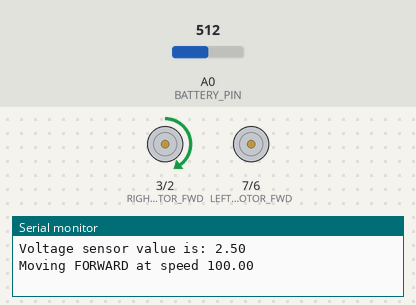
This sketch was run on a simulated Arduino Uno, built with avr-gcc and run on an emulated ATmega328P. Shown: motor-driver pin pairs drawn as motors (green arrow = first pin HIGH = forward, orange = second pin HIGH = backward, longer = more drive), the last lines printed to the serial monitor. The inputs (shaded band) are chosen by the test bench; at power-on: A0 (BATTERY_PIN) = 512.

Above: at 2.5 s.
At 7.5 s:
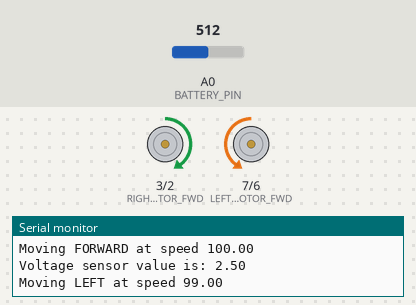
At 22.5 s:
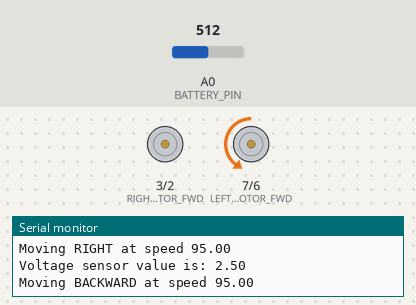
At 27.5 s:
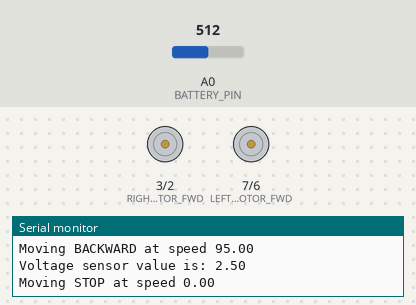
Timing chart, 0 to 34.5 s (numbered marks = the images above):
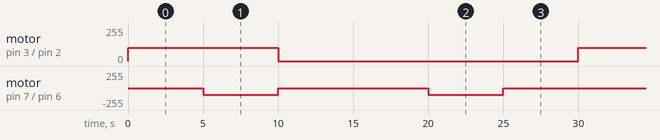

The sketch:

main.ino
```cpp
#include "EngineController.h"
#include "SensorManager.h"
#include "VoltageSensor.h"

const int RIGHT_MOTOR_FWD = 3;
const int RIGHT_MOTOR_BACK = 2;
const int LEFT_MOTOR_FWD = 7;
const int LEFT_MOTOR_BACK = 6;

const int BATTERY_PIN = A0;

VoltageSensor* batteryVoltage;

EngineController* engineController;

// the setup routine runs once when you press reset:
void setup() {

  // initialize the digital pin as an output.
  pinMode(LEFT_MOTOR_FWD, OUTPUT);
  pinMode(LEFT_MOTOR_BACK, OUTPUT);
  pinMode(RIGHT_MOTOR_FWD, OUTPUT);
  pinMode(RIGHT_MOTOR_BACK, OUTPUT);

  // Serial communicaions for Debug
  Serial.begin(9600);

  // initialize voltage sensor
  batteryVoltage = new ArduinoVoltageSensor(BATTERY_PIN);

  // initialize all objects needed to control the Robot
  engineController = new EngineController(LEFT_MOTOR_FWD, LEFT_MOTOR_BACK, RIGHT_MOTOR_FWD, RIGHT_MOTOR_BACK);
}

// the loop routine runs over and over again forever:
void loop() {

  // read batteries voltage
  Serial.println(batteryVoltage->getInfo());

  engineController->moveRobot(MotorDirection::FORWARD, 100.0);
  Serial.println(engineController->getInfo());
  delay(5000);

  Serial.println(batteryVoltage->getInfo());

  engineController->moveRobot(MotorDirection::LEFT);
  engineController->setSpeed(99.0);
  Serial.println(engineController->getInfo());
  delay(5000);

  Serial.println(batteryVoltage->getInfo());

  engineController->stopRobot();
  Serial.println(engineController->getInfo());
  delay(5000);

  Serial.println(batteryVoltage->getInfo());

  engineController->moveRobot(MotorDirection::RIGHT, 95.0);
  Serial.println(engineController->getInfo());
  delay(5000);

  Serial.println(batteryVoltage->getInfo());

  engineController->moveRobot(MotorDirection::BACKWARD);
  Serial.println(engineController->getInfo());
  delay(5000);

  Serial.println(batteryVoltage->getInfo());

  engineController->stopRobot();
  Serial.println(engineController->getInfo());
  delay(5000);
}
```

AnalogSensor.cpp
```cpp
#include "AnalogSensor.h"

#include "Arduino.h"

AnalogSensor::AnalogSensor(const int inputPin, const double maxValue, const double refValue) :
  _inputPin(inputPin),
  _maxValue(maxValue),
  _refValue(refValue)
{
}

AnalogSensor::~AnalogSensor()
{
}

double AnalogSensor::getRawValue() const
{
  return analogRead(_inputPin);
}

double AnalogSensor::getValueConverted() const
{
  double result = getRawValue()*_refValue/_maxValue;
  return result;
}
```

AnalogSensor.h
```cpp
#pragma once

#include <WString.h>

class AnalogSensor
{
  public:
    AnalogSensor(const int inputPin, const double maxValue, const double refValue);
    ~AnalogSensor();

    double getRawValue() const;
    double getValueConverted() const;

  private:
    const int _inputPin;
    const double _maxValue;
    const double _refValue;
};
```

ArduinoVoltageSensor.cpp
```cpp
#include "ArduinoVoltageSensor.h"

ArduinoVoltageSensor::ArduinoVoltageSensor(const int inputPin) :
  VoltageSensor(inputPin, ARDUINO_MAX_RAW_VALUE, ARDUINO_REF_VALUE)
{
}

ArduinoVoltageSensor::~ArduinoVoltageSensor()
{
}

String ArduinoVoltageSensor::getInfo() const
{
  String message = "Arduino Voltage Sensor value: " + String(this->getVoltage()) + "V";
}
```

ArduinoVoltageSensor.h
```cpp
#pragma once

#include "VoltageSensor.h"

#include <WString.h>

const double ARDUINO_MAX_RAW_VALUE = 1023.0;
const double ARDUINO_REF_VALUE = 5.0;

class ArduinoVoltageSensor : public VoltageSensor
{
  public:
    ArduinoVoltageSensor() = delete;
    ArduinoVoltageSensor(const int pin);
    ~ArduinoVoltageSensor();

    String getInfo() const;
};
```

DistanceSensor.cpp
```cpp
#include "DistanceSensor.h"

DistanceSensor::DistanceSensor(const String model) :
  Sensor(model)
{
}

DistanceSensor::~DistanceSensor()
{
}

void DistanceSensor::setMaxRange(const double maxRange)
{
  _maxRange = maxRange;
}

void DistanceSensor::setResolution(const double resolution)
{
  _resolution = resolution;
}

double DistanceSensor::getMaxRange() const
{
  return _maxRange;
}

double DistanceSensor::getResolution() const
{
  return _resolution;
}

double DistanceSensor::getDistance() const
{
  return _currentDistance;
}
```

DistanceSensor.h
```cpp
#pragma once

#include "Sensor.h"

#include <WString.h>

class DistanceSensor : public Sensor
{
  public:
    DistanceSensor(const String model);
    ~DistanceSensor();

    void setMaxRange(const double maxRange);
    void setResolution(const double resolution);

    double getMaxRange() const;
    double getResolution() const;

    double getDistance() const;

  private:
    double _maxRange;
    double _resolution;

    double _currentDistance;
};
```

EngineController.cpp
```cpp
#include "EngineController.h"

EngineController::EngineController(
    const int leftForwardPin, const int leftBackwardPin,
    const int rightForwardPin, const int rightBackwardPin) :
  _direction(MotorDirection::STOP),
  _speed(0.0)
{
  _hardwareMapping = new HardwareMapping(leftForwardPin, leftBackwardPin,
                                         rightForwardPin, rightBackwardPin);
}

EngineController::~EngineController()
{
  delete _hardwareMapping;
}

void EngineController::setSpeed(const double speed)
{
  _hardwareMapping->setSpeed(speed);
}

void EngineController::moveRobot(const MotorDirection direction)
{
  _hardwareMapping->setDirection(direction);
}

void EngineController::moveRobot(const MotorDirection direction, const double speed)
{
  _hardwareMapping->moveMotors(direction, speed);
}

void EngineController::stopRobot()
{
  _hardwareMapping->stopMotors();
}

double EngineController::getSpeed() const
{
  return _hardwareMapping->getSpeed();
}

String EngineController::getDirection() const
{
  return _hardwareMapping->getDirection();
}

String EngineController::getInfo() const
{
  String message;
  message = "Moving " + _hardwareMapping->getDirection() + " at speed " + String(_hardwareMapping->getSpeed());

  return message;
}
```

EngineController.h
```cpp
#pragma once

#include "HardwareMapping.h"

#include <WString.h>

class EngineController {

 public:
  EngineController() = delete;
  EngineController(const int leftForwardPin, const int leftBackwardPin,
                   const int rightForwardPin, const int rightBackwardPin);
  ~EngineController();

  void setSpeed(const double speed);
  void moveRobot(const MotorDirection direction);
  void moveRobot(const MotorDirection direction, const double speed);
  void stopRobot();

  double getSpeed() const;
  String getDirection() const;
  String getInfo() const;

 private:
  MotorDirection _direction;
  double _speed;

  HardwareMapping* _hardwareMapping;
};
```

HardwareMapping.cpp
```cpp
#include "HardwareMapping.h"

HardwareMapping::HardwareMapping(
    const int leftForwardPin, const int leftBackwardPin,
    const int rightForwardPin, const int rightBackwardPin) :
  _speed(0.0),
  _direction(MotorDirection::STOP)
{
  _leftMotor = new WheelMotor(leftForwardPin, leftBackwardPin);
  _rightMotor = new WheelMotor(rightForwardPin, rightBackwardPin);
}

HardwareMapping::~HardwareMapping()
{
  delete _leftMotor;
  delete _rightMotor;
}

void HardwareMapping::setSpeed(const double speed)
{
  _speed = speed;
  sendToMotors(_direction, _speed);
}

void HardwareMapping::setDirection(const MotorDirection direction)
{
  _direction = direction;
  sendToMotors(_direction, _speed);
}

void HardwareMapping::moveMotors(const MotorDirection direction, const double speed)
{
  _speed = speed;
  _direction = direction;
  sendToMotors(_direction, _speed);
}

void HardwareMapping::stopMotors()
{
  _speed = 0.0;
  _direction = MotorDirection::STOP;
  sendToMotors(_direction, _speed);
}

double HardwareMapping::getSpeed() const
{
  return _speed;
}

String HardwareMapping::getDirection() const
{
  String result = "";

  switch (_direction)
  {
    case MotorDirection::FORWARD:
      result = "FORWARD";
      break;
    case MotorDirection::BACKWARD:
      result = "BACKWARD";
      break;
    case MotorDirection::LEFT:
      result = "LEFT";
      break;
    case MotorDirection::RIGHT:
      result = "RIGHT";
      break;
    case MotorDirection::STOP:
      result = "STOP";
      break;
    default:
      result = "NOT_DEFINED";
  }

  return result;
}

void HardwareMapping::sendToMotors(MotorDirection direction, const double speed)
{
    switch (direction)
  {
    case MotorDirection::FORWARD:
      _leftMotor->moveForward(speed);
      _rightMotor->moveForward(speed);
      break;
    case MotorDirection::BACKWARD:
      _leftMotor->moveBackward(speed);
      _rightMotor->moveBackward(speed);
      break;
    case MotorDirection::LEFT:
      _leftMotor->moveBackward(speed);
      _rightMotor->moveForward(speed);
      break;
    case MotorDirection::RIGHT:
      _leftMotor->moveForward(speed);
      _rightMotor->moveBackward(speed);
      break;
    case MotorDirection::STOP:
      // fallthrough
    default:
      _leftMotor->stopMoving();
      _rightMotor->stopMoving();
  }
}
```

HardwareMapping.h
```cpp
#pragma once

#include "WheelMotor.h"

#include <WString.h>

enum MotorDirection
{
  STOP,
  FORWARD,
  BACKWARD,
  LEFT,
  RIGHT
};

class HardwareMapping {
 public:
  HardwareMapping() = delete;
  HardwareMapping(const int leftForwardPin, const int leftBackwardPin,
                  const int rightForwardPin, const int rightBackwardPin);
  ~HardwareMapping();

  void setSpeed(const double speed);
  void setDirection(const MotorDirection direction);
  void moveMotors(const MotorDirection direction, const double speed);
  void stopMotors();

  double getSpeed() const;
  String getDirection() const;

 private:
  void sendToMotors(MotorDirection direction, const double speed);

  MotorDirection _direction;
  double _speed;

  WheelMotor* _leftMotor;
  WheelMotor* _rightMotor;
};
```

Sensor.cpp
```cpp
#include "Sensor.h"

Sensor::Sensor(const String model) :
  _model(model)
{
}

Sensor::~Sensor()
{
}

SensorType Sensor::getType() const
{
  return _type;
}

String Sensor::getModel() const
{
  return _model;
}
```

Sensor.h
```cpp
#pragma once

#include <WString.h>

const int MAX_ANALOG_VALUE = 1023;

enum SensorType
{
  DISTANCE,
  CONTACT,
  VELOCITY,
  ACCELERATION
};

class Sensor
{
  public:
    Sensor(const String model);
    ~Sensor();

    SensorType getType() const;
    String getModel() const;

  private:
    SensorType _type;
    const String _model;
};
```

SensorManager.h
```cpp
#pragma once

#include "ArduinoVoltageSensor.h"

class SensorManager
{
  public:
    SensorManager();
    ~SensorManager();

  private:
    ArduinoVoltageSensor _batterySensor;
};
```

VoltageSensor.cpp
```cpp
#include "VoltageSensor.h"

#include "Arduino.h"

VoltageSensor::VoltageSensor(const int pin, const double maxValue, const double refValue) :
  AnalogSensor(pin, maxValue, refValue)
{
}

VoltageSensor::~VoltageSensor()
{
}

double VoltageSensor::getVoltage() const
{
  return getValueConverted();
}

String VoltageSensor::getInfo() const
{
  String message = "Voltage sensor value is: " + String(getVoltage());
  return message;
}
```

VoltageSensor.h
```cpp
#pragma once

#include "AnalogSensor.h"

#include <WString.h>

class VoltageSensor : public AnalogSensor
{
  public:
    VoltageSensor() = delete;
    VoltageSensor(const int pin, const double maxValue, const double refValue);
    ~VoltageSensor();

    double getRefValue() const;
    int getRawValue() const;
    double getVoltage() const;

    String getInfo() const;
};
```

WheelMotor.cpp
```cpp
#include "WheelMotor.h"

#include "Arduino.h"

WheelMotor::WheelMotor(const int forwardPin, const int backwardPin) :
  FORWARD_PIN(forwardPin),
  BACKWARD_PIN(backwardPin)
{
}

void WheelMotor::moveForward(const double speed)
{
  analogWrite(BACKWARD_PIN, 0);
  analogWrite(FORWARD_PIN, speed);
}

void WheelMotor::moveBackward(const double speed)
{
  analogWrite(BACKWARD_PIN, speed);
  analogWrite(FORWARD_PIN, 0);
}

void WheelMotor::stopMoving()
{
  analogWrite(BACKWARD_PIN, 0);
  analogWrite(FORWARD_PIN, 0);
}
```

WheelMotor.h
```cpp
#pragma once

class WheelMotor
{
  public:
    WheelMotor() = delete;
    WheelMotor(const int forwardPin, const int backwardPin);
    void moveForward(const double speed);
    void moveBackward(const double speed);
    void stopMoving();

  private:
    const int FORWARD_PIN;
    const int BACKWARD_PIN;
};
```

Measured:
- by itself, motor on pin 3 (RIGHT_MOTOR_FWD) / pin 2 (RIGHT_MOTOR_BACK): repeats every 30.0 s: forward 99/255 5.0 s, stopped 20.0 s, forward 100/255 5.0 s
- by itself, motor on pin 7 (LEFT_MOTOR_FWD) / pin 6 (LEFT_MOTOR_BACK): stopped → backward 99/255 at 5.0 s, → stopped 5.0 s later, → backward 99/255 10.0 s later, → stopped 5.0 s later, … (17 changes in this stretch)
